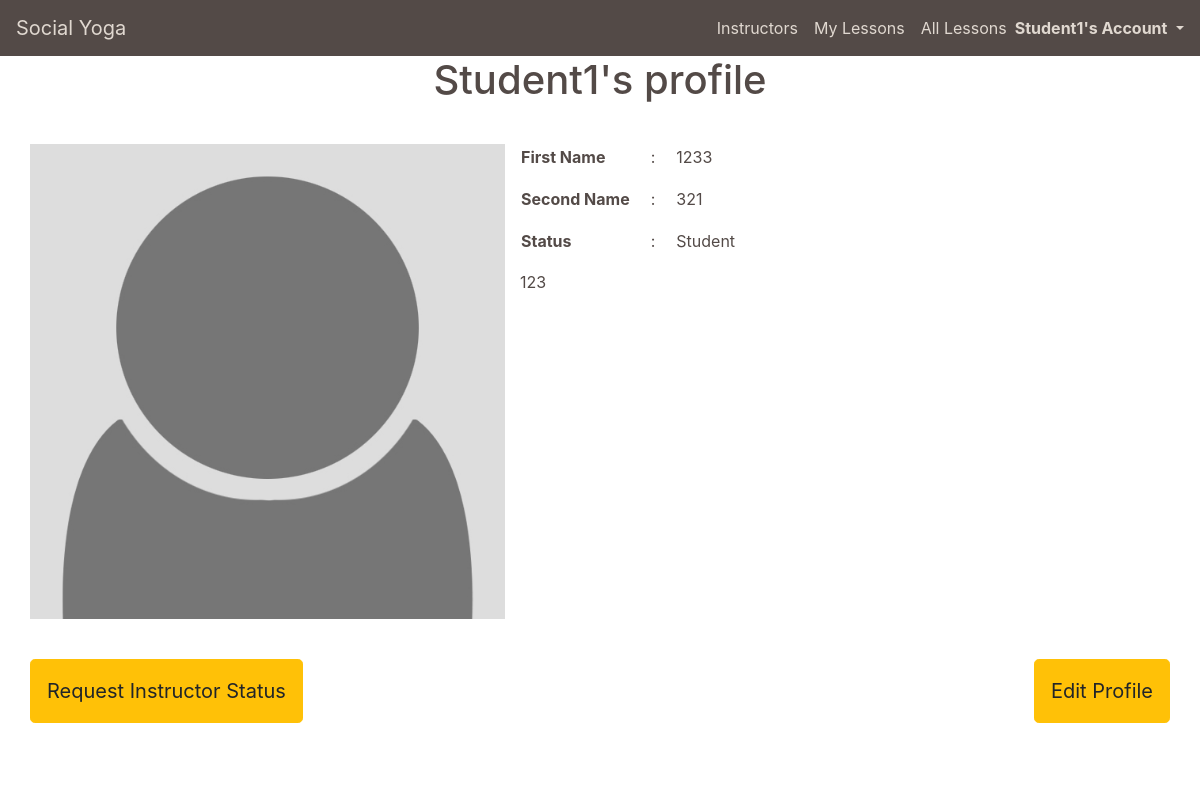
/profiles/ (signed in), run on an earlier commit of the app's database.
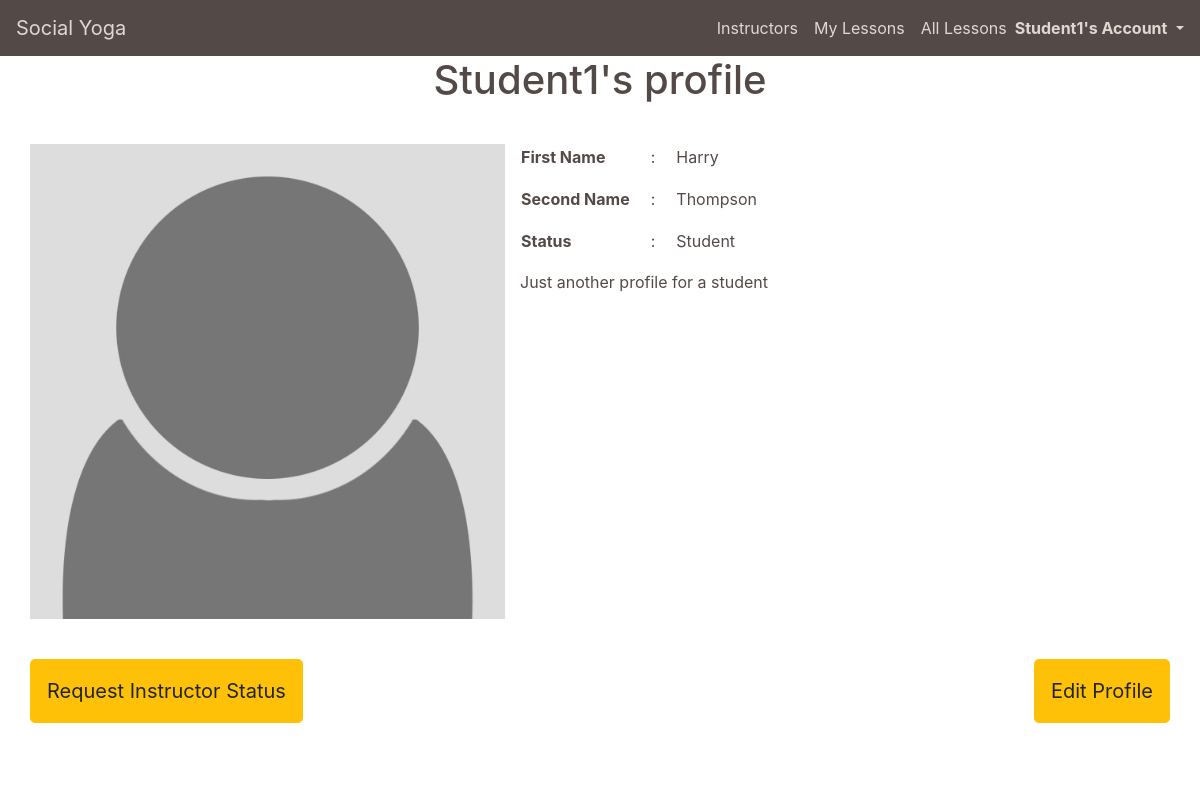
And on a later commit of the database.
### profiles/models.py (models this page shows)
class UserProfile(models.Model):
    user = models.OneToOneField(User, on_delete=models.CASCADE)
    first_name = models.CharField(max_length=50, null=False, blank=False)
    last_name = models.CharField(max_length=50, null=False, blank=False)
    is_instructor = models.BooleanField(default=False)
    requested_instructor_status = models.BooleanField(default=False)
    card_description = models.TextField(max_length=256, null=True, blank=True, default='')
    profile_description = models.TextField(max_length=650, default='')
    image = ResizedImageField(size=[600, 600], quality=75, crop=['middle', 'center'], force_format='JPEG', null=True, blank=True, upload_to='profile_images/')
    rating = models.DecimalField(max_digits=5, decimal_places=0, null=True, blank=True)
    def __str__(self):
        return self.user.username
    def test_profile_is_complete(self):
        if self.first_name and self.last_name and self.profile_description and self.image:
            return True
        else:
            return False

### profiles/views.py (the view)
# urls.py: path('', views.profile, name='profile'),
def profile(request, show_profile_error_toast=False):
    profile = get_object_or_404(UserProfile, user=request.user)
    profile_complete = profile.test_profile_is_complete()
    if 'error' in request.GET:
        messages.warning(request, 'You must complete your profile first!')
    template = 'profiles/profile.html'
    context = {
        'profile': profile,
        'profile_complete': profile_complete,
    }
    return render(request, template, context)

### profiles/templates/profiles/profile.html (shortened to what this page needs)
{% extends "base.html" %}
{% load static %}
{% block page_header %}
    <div class="container header-container">
        <div class="row">
            <div class="col">
                <h1 class="text-center mb-3">{{ profile|title }}'s profile</h1>
            </div>
        </div>
    </div>
{% endblock %}
{% block content %}
    <div class="overlay"></div>
    <div class="container page-contents mt-4">
        <div class="row profile-container">
            <div class="col-12 col-md-5 p-sm-0">
                <div class="row text-center m-0">
                    <div class="container-fluid instructor-page-profile-image-container p-0">
                        {% if profile.image %}
                            <img src="{{ profile.image.url }}" class="instructor-page-profile-image img-fluid" alt="{{ profile }}'s profile image'">
                        {% else %}
                            <img src="{{ MEDIA_URL }}/profile_images/no_profile_image.jpg" class="instructor-page-profile-image img-fluid" alt="{{ profile }}'s profile image'">
                        {% endif %}
                    </div>
                </div>
            </div>
            <div class="col-12 col-md-7 instructor-profile-description-container mt-3 mt-md-0">
                <div class="table-container d-flex justify-content-center justify-content-md-start">
                    <table class="profile-table">
                        <tr>
                            <td><p><strong>First Name</strong></p></td>
                            <td><p>:</p></td>
                            <td><p>{{ profile.first_name }}</p></td>
                        </tr>
                        <tr>
                            <td><p><strong>Second Name</strong></p></td>
                            <td><p>:</p></td>
                            <td><p>{{ profile.last_name }}</p></td>
                        </tr>
                        <tr>
                            <td><p><strong>Status</strong></p></td>
                            <td><p>:</p></td>
                            <td>
                                {% if profile.is_instructor == False and profile.requested_instructor_status == False %}
                                    <p>Student</p>
                                {% endif %}
                            </td>
                        </tr>
                    </table>
                </div>
                <p class="text-center text-md-left">{{ profile.profile_description }}</p>
            </div>
        </div>
        <div class="row mt-3">
            <div class="col-12 col-md-6 px-sm-0 d-flex justify-content-center justify-content-md-start">
                {% if profile.is_instructor == False and profile.requested_instructor_status == False %}
                    {% if profile_complete %}
                        <a href="{% url 'request_instructor_status' 'request'%}" class="index-main-button btn btn-lg btn-warning rounded-20 py-3 my-4">Request Instructor Status</a>
                    {% else %}
                        <a href="{% url 'profile' %}?error=profile_error" class="index-main-button btn btn-lg btn-warning rounded-20 py-3 my-4">Request Instructor Status</a>
                    {% endif %}
                {% endif %}
            </div>
            <div class="col-12 col-md-6 px-sm-0 d-flex justify-content-center justify-content-md-end">
                <a href="{% url 'edit_profile' %}" class="index-main-button btn btn-lg btn-warning rounded-20 py-3 my-4">Edit Profile</a>
            </div>
        </div>
    </div>
{% endblock %}

### templates/base.html (shortened to what this page needs)
{% load static %}
<!doctype html>
<html lang="en">
  <head>
    {% block corecss %}
      <link rel="stylesheet" href="https://cdn.jsdelivr.net/npm/bootstrap@4.5.3/dist/css/bootstrap.min.css">
      <link rel="stylesheet" href="{% static 'css/base.css' %}" >
    {% endblock %}
</head>
<body>
    <header class="container-fluid fixed-top p-0">
        <nav class="navbar navbar-expand-lg navbar-custom">
            <a class="navbar-brand" href="{% url 'home' %}">Social Yoga</a>
            <div class="collapse navbar-collapse" id="navbarNav">
                <ul class="navbar-nav ml-auto mb-2 mb-lg-0">
                    <li class="nav-item">
                        <a class="nav-link active" aria-current="page" href="{% url 'instructors' %}">Instructors</a>
                    </li>
                    {% if user.is_authenticated %}
                    <li class="nav-item">
                        <a class="nav-link active" aria-current="page" href="{% url 'lessons'%}?filter=mylessons">My Lessons</a>
                    </li>
                    <li class="nav-item">
                        <a class="nav-link active" aria-current="page" href="{% url 'lessons' %}">All Lessons</a>
                    </li>
                    {% endif %}
                    <li class="d-flex align-items-center">
                        <div class="nav-item dropdown">
                            <a class="dropdown-toggle" href="#" role="button" id="dropdownMenuLink" data-toggle="dropdown" aria-haspopup="true" aria-expanded="false">
                                <strong>{% if user.is_authenticated %}{{ user|title }}'s{% else %}My{% endif %} Account</strong>
                            </a>
                        </div>
                    </li>
                </ul>
            </div>
        </nav>
    </header>
        {% block page_header %}
        {% endblock %}
        {% block content %}
        {% endblock %}
</body>
</html>

### static/css/base.css (style rules this page uses)
.navbar-custom { background-color: #534a47; }
.navbar-custom a { color: #e0d8d0; }
.header-container { margin-top: 56px; }
body { background: url('/media/background-image.jpg') no-repeat center center fixed; background-size: cover; height: calc(100vh - 164px); color: #534a47; }
.overlay { height: 100%; width: 100%; top: 0; left: 0; position: fixed; background: white; z-index: -1; }
.profile-table td { padding-right: 20px; }

What changed in the data, as far as the page shows it:
changed UserProfile "Student1": first_name "1233" → "Harry"; last_name "321" → "Thompson"; profile_description "123" → "Just another profile for a student"
